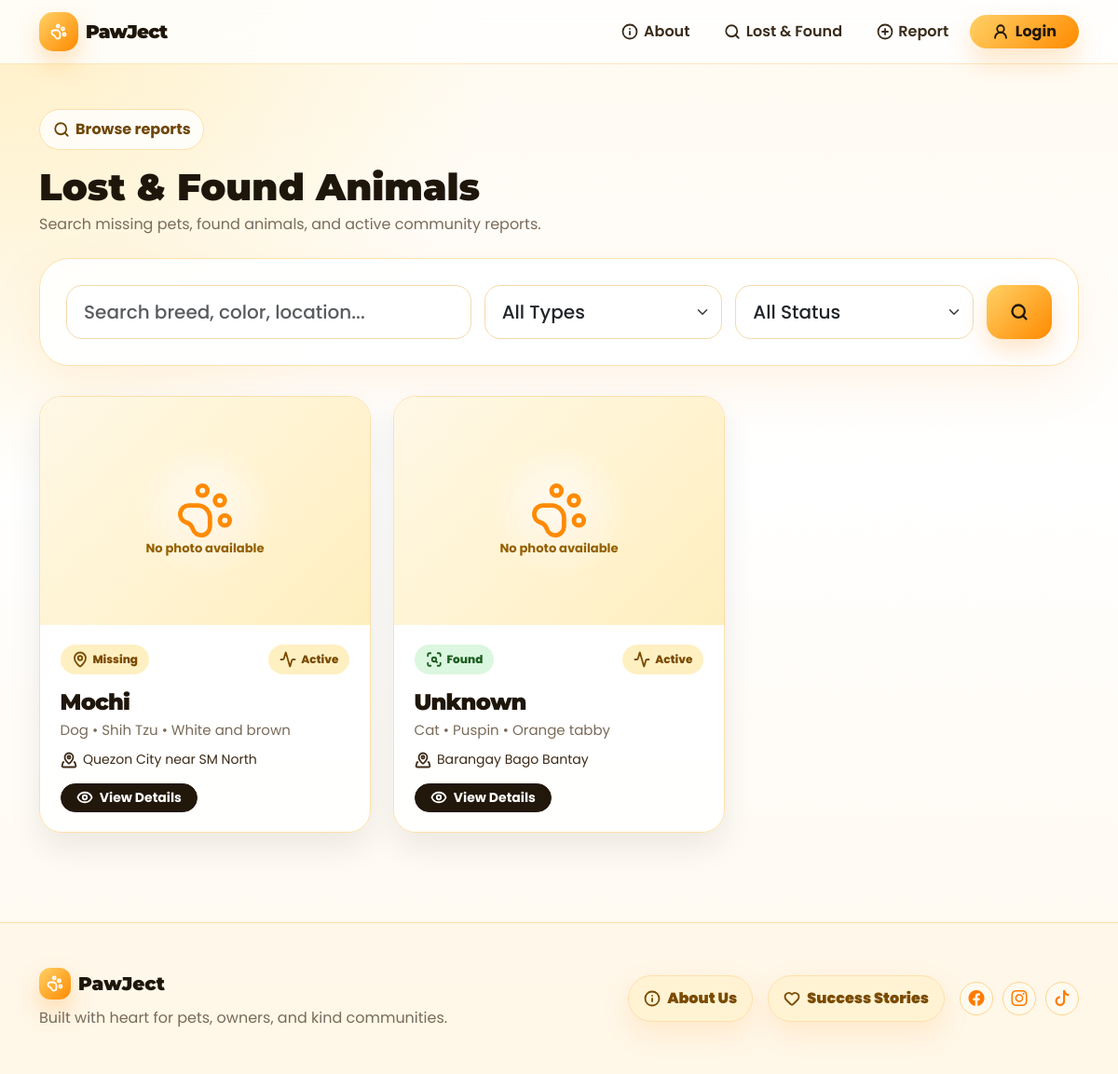
Page /?route=reports on the committed database.
### tables this page shows
CREATE TABLE reports (
  id INT AUTO_INCREMENT PRIMARY KEY,
  user_id INT NOT NULL,
  report_type ENUM('missing','found') NOT NULL,
  animal_name VARCHAR(100),
  species VARCHAR(50) NOT NULL,
  breed VARCHAR(100),
  color VARCHAR(100) NOT NULL,
  gender VARCHAR(20) DEFAULT 'Unknown',
  last_seen_date DATE NOT NULL,
  location VARCHAR(255) NOT NULL,
  owner_contact VARCHAR(255),
  description TEXT,
  photo VARCHAR(255),
  status ENUM('active','reunited','closed') DEFAULT 'active',
  is_approved TINYINT(1) DEFAULT 0,
  created_at TIMESTAMP DEFAULT CURRENT_TIMESTAMP,
  FOREIGN KEY (user_id) REFERENCES users(id) ON DELETE CASCADE
);

### app/controllers/BaseController.php (called while the page is built, shortened)
<?php
class BaseController
{
    protected function view($view, $data = [])
    {
        extract($data);
        require __DIR__ . '/../views/layouts/header.php';
        require __DIR__ . '/../views/' . $view . '.php';
        require __DIR__ . '/../views/layouts/footer.php';
    }
}

### app/controllers/ReportController.php (called while the page is built, shortened)
<?php
class ReportController extends BaseController
{
    public function index()
    {
        $reports = Report::all($_GET['q'] ?? '', $_GET['type'] ?? '', $_GET['status'] ?? '');
        $this->view('reports/index', compact('reports'));
    }
}

### public/index.php (called while the page is built, shortened)
<?php
$config = require __DIR__ . '/../config/database.php';
require __DIR__ . '/../app/models/Database.php';
require __DIR__ . '/../app/models/Report.php';
require __DIR__ . '/../app/controllers/BaseController.php';
require __DIR__ . '/../app/controllers/ReportController.php';
$route = $_GET['route'] ?? 'home';
$routes = [
  'home' => [HomeController::class,'index'],
  'reports' => [ReportController::class,'index'],
  'about' => [HomeController::class,'about'],
  'success-stories' => [HomeController::class,'successStories'],
  'report-show' => [ReportController::class,'show'],
  'report-create' => [ReportController::class,'create'],
  'report-store' => [ReportController::class,'store'],
  'sighting-store' => [ReportController::class,'storeSighting'],
  'comment-store' => [ReportController::class,'storeComment'],
  'comment-helpful' => [ReportController::class,'toggleHelpful'],
  'comment-update' => [ReportController::class,'updateComment'],
  'comment-delete' => [ReportController::class,'deleteComment'],
  'comment-report' => [ReportController::class,'reportComment'],
  'comment-pin' => [ReportController::class,'pinComment'],
  'follow-toggle' => [ReportController::class,'toggleFollow'],
  'sighting-verify' => [ReportController::class,'verifySighting'],
  'close-request-store' => [ReportController::class,'storeCloseRequest'],
  'login' => [AuthController::class,'login'],
  'login-post' => [AuthController::class,'loginPost'],
  'register' => [AuthController::class,'register'],
  'register-post' => [AuthController::class,'registerPost'],
  'logout' => [AuthController::class,'logout'],
  'profile' => [AuthController::class,'profile'],
  'profile-update' => [AuthController::class,'updateProfile'],
  'password-update' => [AuthController::class,'updatePassword'],
  'dashboard' => [ReportController::class,'dashboard'],
  'notifications' => [ReportController::class,'notifications'],
  'notifications-read' => [ReportController::class,'markNotificationsRead'],
  'admin' => [AdminController::class,'index'],
  'admin-analytics' => [AdminController::class,'analytics'],
  'admin-status' => [AdminController::class,'status'],
  'admin-close-request' => [AdminController::class,'closeRequest'],
  'admin-delete' => [AdminController::class,'delete'],
];
[$class,$method] = $routes[$route];
(new $class)->$method();

### app/models/Database.php (called while the page is built, shortened)
<?php
class Database {
  private static ?PDO $pdo = null;
  public static function connect(array $config): void {
    $dsn = "mysql:host={$config['host']};dbname={$config['dbname']};charset={$config['charset']}";
    self::$pdo = new PDO($dsn, $config['username'], $config['password'], [
      PDO::ATTR_ERRMODE => PDO::ERRMODE_EXCEPTION,
      PDO::ATTR_DEFAULT_FETCH_MODE => PDO::FETCH_ASSOC
    ]);
  }
  public static function pdo(): PDO { return self::$pdo; }
}

### app/models/Report.php (called while the page is built, shortened)
<?php
class Report
{
    private static function columnExists($table, $column)
    {
        $stmt = Database::pdo()->prepare("SHOW COLUMNS FROM `$table` LIKE ?");
        $stmt->execute([$column]);
        return (bool)$stmt->fetch();
    }
    private static function ensureFeatureTables()
    {
        $pdo = Database::pdo();
        $pdo->exec("CREATE TABLE IF NOT EXISTS comments (
            id INT AUTO_INCREMENT PRIMARY KEY,
            report_id INT NOT NULL,
            user_id INT NULL,
            name VARCHAR(120) NOT NULL,
            comment TEXT NOT NULL,
            parent_id INT NULL,
            created_at TIMESTAMP DEFAULT CURRENT_TIMESTAMP,
            INDEX(report_id), INDEX(user_id), INDEX(parent_id)
        )");
        if (!self::columnExists('comments', 'parent_id')) {
            $pdo->exec("ALTER TABLE comments ADD COLUMN parent_id INT NULL AFTER comment, ADD INDEX(parent_id)");
        }
        if (!self::columnExists('comments', 'is_deleted')) {
            $pdo->exec("ALTER TABLE comments ADD COLUMN is_deleted TINYINT(1) DEFAULT 0 AFTER parent_id");
        }
        if (!self::columnExists('comments', 'edited_at')) {
            $pdo->exec("ALTER TABLE comments ADD COLUMN edited_at DATETIME NULL AFTER created_at");
        }
        if (!self::columnExists('comments', 'is_reported')) {
            $pdo->exec("ALTER TABLE comments ADD COLUMN is_reported TINYINT(1) DEFAULT 0 AFTER edited_at");
        }
        if (!self::columnExists('comments', 'report_reason')) {
            $pdo->exec("ALTER TABLE comments ADD COLUMN report_reason TEXT NULL AFTER is_reported");
        }
        if (!self::columnExists('comments', 'is_pinned')) {
            $pdo->exec("ALTER TABLE comments ADD COLUMN is_pinned TINYINT(1) DEFAULT 0 AFTER report_reason");
        }
        if (!self::columnExists('comments', 'type')) {
            $pdo->exec("ALTER TABLE comments ADD COLUMN type VARCHAR(40) DEFAULT 'comment' AFTER is_pinned");
        }
        if (!self::columnExists('comments', 'sighting_location')) {
            $pdo->exec("ALTER TABLE comments ADD COLUMN sighting_location VARCHAR(255) NULL AFTER type");
        }
        $pdo->exec("CREATE TABLE IF NOT EXISTS comment_helpfuls (
            id INT AUTO_INCREMENT PRIMARY KEY,
            comment_id INT NOT NULL,
            user_id INT NOT NULL,
            created_at TIMESTAMP DEFAULT CURRENT_TIMESTAMP,
            UNIQUE KEY unique_helpful(comment_id, user_id),
            INDEX(comment_id), INDEX(user_id)
        )");
        $pdo->exec("CREATE TABLE IF NOT EXISTS report_follows (
            id INT AUTO_INCREMENT PRIMARY KEY,
            report_id INT NOT NULL,
            user_id INT NOT NULL,
            created_at TIMESTAMP DEFAULT CURRENT_TIMESTAMP,
            UNIQUE KEY unique_follow(report_id, user_id),
            INDEX(report_id), INDEX(user_id)
        )");
        $pdo->exec("CREATE TABLE IF NOT EXISTS notifications (
            id INT AUTO_INCREMENT PRIMARY KEY,
            user_id INT NOT NULL,
            report_id INT NULL,
            type VARCHAR(60) NOT NULL DEFAULT 'update',
            title VARCHAR(160) NOT NULL,
            message TEXT NOT NULL,
            is_read TINYINT(1) DEFAULT 0,
            created_at TIMESTAMP DEFAULT CURRENT_TIMESTAMP,
            INDEX(user_id), INDEX(report_id)
        )");
        $pdo->exec("CREATE TABLE IF NOT EXISTS activity_logs (
            id INT AUTO_INCREMENT PRIMARY KEY,
            report_id INT NOT NULL,
            user_id INT NULL,
            icon VARCHAR(60) DEFAULT 'activity',
            title VARCHAR(160) NOT NULL,
            details TEXT,
            created_at TIMESTAMP DEFAULT CURRENT_TIMESTAMP,
            INDEX(report_id), INDEX(user_id)
        )");
        if (!self::columnExists('users', 'profile_photo')) {
            $pdo->exec("ALTER TABLE users ADD COLUMN profile_photo VARCHAR(255) NULL");
        }
        if (!self::columnExists('reports', 'reward_amount')) {
            $pdo->exec("ALTER TABLE reports ADD COLUMN reward_amount DECIMAL(10,2) NULL AFTER owner_contact");
        }
        if (!self::columnExists('sightings', 'is_verified')) {
            $pdo->exec("ALTER TABLE sightings ADD COLUMN is_verified TINYINT(1) DEFAULT 0 AFTER photo");
        }
    }
    public static function all($q = '', $type = '', $status = '')
    {
        self::ensureFeatureTables();
        $sql = 'SELECT r.*, u.name user_name FROM reports r JOIN users u ON u.id = r.user_id WHERE r.is_approved = 1';
        $params = [];
        $sql .= ' ORDER BY r.created_at DESC';
        $stmt = Database::pdo()->prepare($sql); $stmt->execute($params); return $stmt->fetchAll();
    }
}

### app/views/reports/card.php (the view)
<?php
$hasPhoto = !empty($r['photo']);
$reportType = $r['report_type'] ?? 'missing';
$status = $r['status'] ?? 'active';
$animalName = $r['animal_name'] ?: 'Unknown';
?>
<div class="col-lg-4 col-md-6">
  <article class="pet-card h-100">
    <div class="pet-media">
      <?php if ($hasPhoto): ?>
        <img
          src="uploads/<?= htmlspecialchars($r['photo']) ?>"
          class="pet-img"
          alt="<?= htmlspecialchars($animalName) ?> photo"
          onerror="this.closest('.pet-media').innerHTML='<div class=&quot;pet-placeholder&quot;><i data-lucide=&quot;paw-print&quot;></i><span>No photo available</span></div>'; lucide.createIcons();"
        >
      <?php else: ?>
        <div class="pet-placeholder">
          <i data-lucide="paw-print"></i>
          <span>No photo available</span>
        </div>
      <?php endif; ?>
    </div>
    <div class="pet-body">
      <div class="d-flex justify-content-between align-items-center gap-2 mb-3">
        <span class="tag <?= htmlspecialchars($reportType) ?>">
          <i data-lucide="<?= $reportType === 'missing' ? 'map-pin' : 'scan-search' ?>"></i>
          <?= ucfirst(htmlspecialchars($reportType)) ?>
        </span>
        <span class="tag <?= htmlspecialchars($status) ?>">
          <i data-lucide="activity"></i>
          <?= ucfirst(htmlspecialchars($status)) ?>
        </span>
      </div>
      <h4 class="pet-title">
        <?= htmlspecialchars($animalName) ?>
      </h4>
      <p class="pet-meta">
        <?= htmlspecialchars($r['species']) ?> • <?= htmlspecialchars($r['breed']) ?> • <?= htmlspecialchars($r['color']) ?>
      </p>
      <p class="pet-location">
        <i data-lucide="map-pinned"></i>
        <?= htmlspecialchars($r['location']) ?>
      </p>
      <a class="btn btn-sm btn-dark rounded-pill px-3" href="?route=report-show&id=<?= $r['id'] ?>">
        <i data-lucide="eye"></i>
        View Details
      </a>
    </div>
  </article>
</div>

### app/views/reports/index.php (shortened to what this page needs)
<?php
$reports = $reports ?? [];
?>
<div class="container py-5">
  <span class="eyebrow">
    <i data-lucide="search"></i>
    Browse reports
  </span>
  <div class="section-head mt-3">
    <div>
      <h1 class="fw-black mb-1">Lost & Found Animals</h1>
      <p class="text-muted mb-0">Search missing pets, found animals, and active community reports.</p>
    </div>
  </div>
  <form class="filter-card search-filter mt-4" method="GET" action="">
    <div class="search-field search-field-main">
      <input
        id="q"
        name="q"
        class="form-control form-control-lg"
        placeholder="Search breed, color, location..."
        value="<?= htmlspecialchars($_GET['q'] ?? '') ?>"
      >
    </div>
    <div class="search-field">
      <select id="type" name="type" class="form-select form-select-lg">
        <option value="">All Types</option>
      </select>
    </div>
    <div class="search-field">
      <select id="status" name="status" class="form-select form-select-lg">
        <option value="">All Status</option>
      </select>
    </div>
    <div class="search-field search-field-button">
      <button class="btn btn-brand btn-search w-100" type="submit">
        <i data-lucide="search"></i>
      </button>
    </div>
  </form>
  <div class="row g-4 mt-2">
    <?php foreach ($reports as $r): ?>
      <?php include __DIR__ . '/card.php'; ?>
    <?php endforeach; ?>
  </div>
</div>

### public/assets/css/style.css (style rules this page uses)
:root { --orange: #ff8a00; --orange2: #ff6b00; --yellow: #ffd166; --cream: #fff8ea; --soft: #fff1d6; --dark: #1f160b; --muted: #7a6b5a; --line: #ffe0aa; }
* { box-sizing: border-box }
body { font-family: Poppins, system-ui, -apple-system, Segoe UI, sans-serif; background: radial-gradient(circle at top left, #fff0c6 0, transparent 32%), linear-gradient(180deg, #fffaf0 0, #fff 45%, #fff8ed 100%); color: var(--dark) }
h1, h2, h3, h4, h5, .navbar-brand { font-family: Montserrat, Poppins, sans-serif }
.fw-black { font-weight: 900 }
.text-muted { color: var(--muted) !important }
.lucide { width: 18px; height: 18px; stroke-width: 2.4; vertical-align: -3px }
.btn { font-weight: 700; display: inline-flex; align-items: center; justify-content: center; gap: .45rem }
.btn-brand, .btn-warning { background: linear-gradient(135deg, var(--yellow), var(--orange)); border: 0; color: #20160b !important; box-shadow: 0 14px 28px rgba(255, 138, 0, .22) }
.btn-dark { background: #22170b; border-color: #22170b }
.eyebrow { display: inline-flex; align-items: center; gap: .4rem; border: 1px solid var(--line); background: rgba(255, 255, 255, .8); border-radius: 999px; padding: .55rem .85rem; font-weight: 700; color: #6f4708 }
.section-head { display: flex; justify-content: space-between; align-items: end; gap: 1rem }
.pet-card { background: rgba(255, 255, 255, .9); border-radius: 30px; overflow: hidden; border: 1px solid var(--line); box-shadow: 0 20px 55px rgba(56, 35, 0, .08); transition: .25s; height: 100% }
.tag { display: inline-flex; align-items: center; gap: .3rem; padding: 7px 12px; border-radius: 99px; font-size: 12px; font-weight: 800 }
.tag.missing { background: #fff0c2; color: #7a4b00 }
.tag.found { background: #dbf7df; color: #1b5e20 }
.tag.active { background: #fff0c2; color: #7a4b00 }
.filter-card, .form-shell, .auth-card, .dashboard-table, .info-box, .sighting { background: rgba(255, 255, 255, .88); border: 1px solid var(--line); box-shadow: 0 18px 55px rgba(255, 138, 0, .09) }
.filter-card, .form-shell, .auth-card, .dashboard-table { border-radius: 32px; padding: 28px }
.form-control, .form-select { border-radius: 18px; border-color: #f4d9ad; padding: 13px 15px; font-weight: 500 }
.pet-media { position: relative; height: 245px; overflow: hidden; background: radial-gradient(circle at 30% 20%, rgba(255, 209, 102, .55), transparent 35%), linear-gradient(135deg, #fff7df, #fff0c2); }
.pet-placeholder { width: 100%; height: 100%; display: grid; place-items: center; text-align: center; color: #ff8a00; background: radial-gradient(circle at center, rgba(255, 255, 255, .92), transparent 34%), linear-gradient(135deg, #fff8e6, #ffefbf); }
.pet-placeholder .lucide { width: 64px; height: 64px; stroke-width: 1.8; filter: drop-shadow(0 12px 22px rgba(255, 138, 0, .22)); }
.pet-placeholder span { display: block; margin-top: 82px; position: absolute; font-size: .82rem; font-weight: 700; color: #946000; }
.pet-body { padding: 1.35rem; }
.pet-title { margin-bottom: .25rem; font-weight: 900; letter-spacing: -.035em; }
.pet-meta { margin-bottom: .6rem; color: var(--muted); font-size: .94rem; }
.pet-location { display: flex; align-items: center; gap: .4rem; margin-bottom: .9rem; font-size: .88rem; color: #3d2b18; }
.pet-location .lucide, .tag .lucide, .btn .lucide, .nav-link .lucide { flex: 0 0 auto; }
.search-filter { display: grid; grid-template-columns: minmax(260px, 1.7fr) minmax(180px, 1fr) minmax(180px, 1fr) 70px; gap: 14px; align-items: stretch; }
.search-filter .search-field { min-width: 0; display: flex; }
.search-filter .form-control, .search-filter .form-select, .search-filter .btn-search { height: 58px; min-height: 58px; width: 100%; border-radius: 17px; line-height: 1.2; }
.search-filter .form-control, .search-filter .form-select { padding: 0 18px; background-color: rgba(255, 255, 255, .96); }
.search-filter .btn-search { padding: 0; box-shadow: 0 12px 26px rgba(255, 138, 0, .22); }
.search-filter .btn-search .lucide { width: 20px; height: 20px; stroke-width: 2.8; }
.pet-card { position: relative; overflow: hidden; border-radius: 24px; height: 260px; box-shadow: 0 15px 35px rgba(0, 0, 0, .08); transition: .35s ease; }

### rows in the picture
reports: photo "No photo available", report_type "Missing", status "Active", animal_name "Mochi", species "Dog", breed "Shih Tzu", color "White and brown", location "Quezon City near SM North"
reports: photo "No photo available", report_type "Found", status "Active", animal_name "Unknown", species "Cat", breed "Puspin", color "Orange tabby", location "Barangay Bago Bantay"
